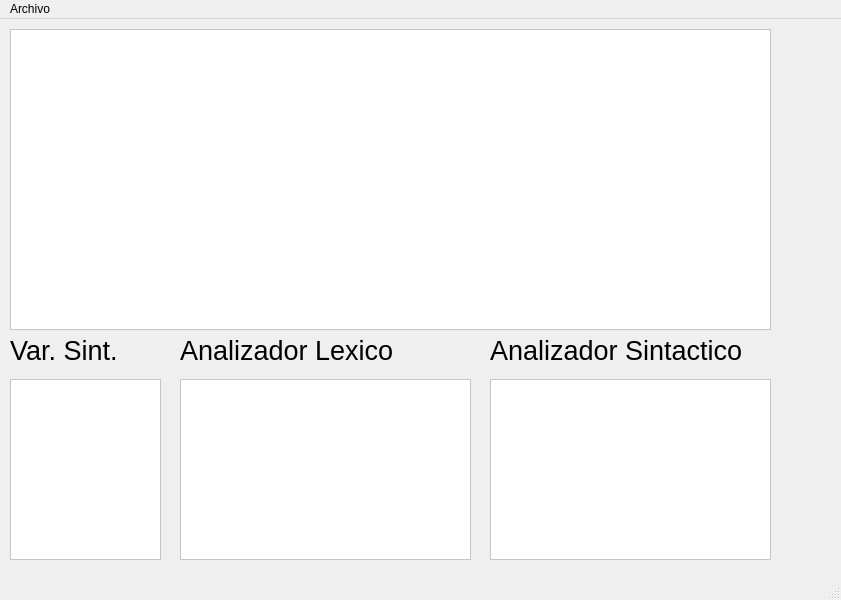
<?xml version="1.0" encoding="UTF-8"?>
<ui version="4.0">
 <class>MainWindow</class>
 <widget class="QMainWindow" name="MainWindow">
  <property name="geometry">
   <rect>
    <x>0</x>
    <y>0</y>
    <width>841</width>
    <height>600</height>
   </rect>
  </property>
  <property name="windowTitle">
   <string>Analizador</string>
  </property>
  <property name="styleSheet">
   <string notr="true">background-color: rgb(188, 197, 255);
QPushButton{
	
	background-color: rgb(255, 165, 19);
	
	color: rgb(255, 255, 255);
}</string>
  </property>
  <widget class="QWidget" name="centralwidget">
   <widget class="QLabel" name="label">
    <property name="geometry">
     <rect>
      <x>180</x>
      <y>310</y>
      <width>271</width>
      <height>43</height>
     </rect>
    </property>
    <property name="font">
     <font>
      <pointsize>20</pointsize>
     </font>
    </property>
    <property name="text">
     <string>Analizador Lexico</string>
    </property>
   </widget>
   <widget class="QTextEdit" name="textEdit">
    <property name="geometry">
     <rect>
      <x>10</x>
      <y>10</y>
      <width>761</width>
      <height>301</height>
     </rect>
    </property>
    <property name="styleSheet">
     <string notr="true">background-color: rgb(255, 255, 255);</string>
    </property>
   </widget>
   <widget class="QTableWidget" name="tableWidget">
    <property name="geometry">
     <rect>
      <x>180</x>
      <y>360</y>
      <width>291</width>
      <height>181</height>
     </rect>
    </property>
    <property name="styleSheet">
     <string notr="true">background-color: rgb(255, 255, 255);
</string>
    </property>
   </widget>
   <widget class="QLabel" name="label_2">
    <property name="geometry">
     <rect>
      <x>490</x>
      <y>310</y>
      <width>301</width>
      <height>43</height>
     </rect>
    </property>
    <property name="font">
     <font>
      <pointsize>20</pointsize>
     </font>
    </property>
    <property name="text">
     <string>Analizador Sintactico</string>
    </property>
   </widget>
   <widget class="QTableWidget" name="tableWidget_2">
    <property name="geometry">
     <rect>
      <x>490</x>
      <y>360</y>
      <width>281</width>
      <height>181</height>
     </rect>
    </property>
    <property name="styleSheet">
     <string notr="true">background-color: rgb(255, 255, 255);</string>
    </property>
   </widget>
   <widget class="QTableWidget" name="tableWidget_3">
    <property name="geometry">
     <rect>
      <x>10</x>
      <y>360</y>
      <width>151</width>
      <height>181</height>
     </rect>
    </property>
    <property name="styleSheet">
     <string notr="true">background-color: rgb(255, 255, 255);</string>
    </property>
   </widget>
   <widget class="QLabel" name="label_3">
    <property name="geometry">
     <rect>
      <x>10</x>
      <y>310</y>
      <width>161</width>
      <height>43</height>
     </rect>
    </property>
    <property name="font">
     <font>
      <pointsize>20</pointsize>
     </font>
    </property>
    <property name="text">
     <string>Var. Sint.</string>
    </property>
   </widget>
  </widget>
  <widget class="QStatusBar" name="statusbar"/>
  <widget class="QMenuBar" name="menubar">
   <property name="geometry">
    <rect>
     <x>0</x>
     <y>0</y>
     <width>841</width>
     <height>26</height>
    </rect>
   </property>
   <widget class="QMenu" name="menuArchivo">
    <property name="title">
     <string>Archivo</string>
    </property>
    <addaction name="actionAbrir"/>
    <addaction name="actionGuardar"/>
   </widget>
   <addaction name="menuArchivo"/>
  </widget>
  <action name="actionAbrir">
   <property name="text">
    <string>Abrir</string>
   </property>
   <property name="shortcut">
    <string>Ctrl+O</string>
   </property>
  </action>
  <action name="actionGuardar">
   <property name="text">
    <string>Guardar</string>
   </property>
   <property name="shortcut">
    <string>Ctrl+S</string>
   </property>
  </action>
  <action name="actionBorrar">
   <property name="text">
    <string>Borrar</string>
   </property>
   <property name="shortcut">
    <string>Ctrl+N</string>
   </property>
  </action>
  <action name="actionAnalizar">
   <property name="text">
    <string>Analizar</string>
   </property>
   <property name="shortcut">
    <string>Ctrl+1</string>
   </property>
  </action>
 </widget>
 <resources/>
 <connections/>
</ui>
